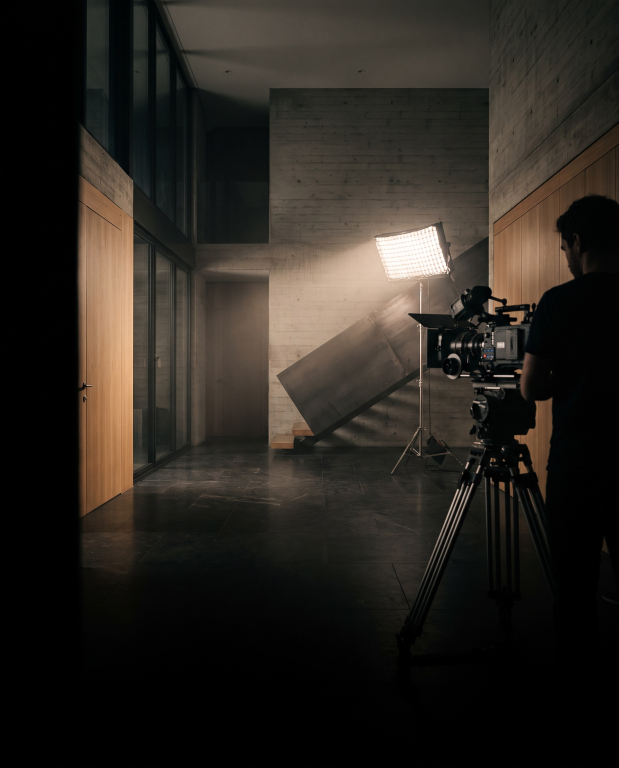
#> input picture atrio-instagram/src/img/cena-2.jpg, 1856 x 2304 px (shown at 1/3 size)
$ python -i deco.py   (imports and definitions only)
#> lines starting #> are read from the running program, lines starting #| are printed output that depends on the picture; after the words box and inside, x2 and y2 are one past the last pixel; in counts of white or black regions, pixels touching at a corner belong together
"""Kit de decoração natalina para fotos (render local, sem créditos).

Só quatro itens, todos em LED branco-quente:
  - pisca-pisca (cordão de micro LEDs)
  - chuva de meteoros (tubos pendurados na árvore)
  - cascata (fios pendentes no beiral)
  - rena de mangueira luminosa

Os itens são pintados sobre a foto diurna como objetos reais; depois a
foto inteira é regradada para a noite e cada LED ilumina os pixels reais
ao redor dele:

    noite = foto * (luz_ambiente + luz_dos_LEDs) + brilho_dos_LEDs

Assim a casa, as plantas e o terreno não são redesenhados.
"""
from __future__ import annotations

import math
import random

import cv2
import numpy as np

WARM = (1.00, 0.66, 0.34)      # branco-quente (linear RGB)
P_WIRE = (26, 46, 30)          # fio verde-escuro do pisca-pisca (sRGB)
P_TUBE = (226, 222, 210)       # tubo/mangueira translúcidos apagados

KINDS = {  # núcleo (sigma px), brilho, reflexos [(sigma, ganho)]
    "micro": dict(core=1.5, emit=3.0, spill=[(9, 0.55), (26, 0.07)]),
    "bulb":  dict(core=3.0, emit=3.4, spill=[(20, 0.80), (58, 0.15)]),
}
SPILL_DS = 4


def srgb_to_lin(u8):
    x = u8.astype(np.float32) / 255.0
    return np.where(x <= 0.04045, x / 12.92, ((x + 0.055) / 1.055) ** 2.4)


def lin_to_srgb(x):
    x = np.clip(x, 0, 1)
    return np.where(x <= 0.0031308, x * 12.92, 1.055 * x ** (1 / 2.4) - 0.055)


def tonemap(x, white=3.5):
    return x * (1 + x / (white * white)) / (1 + x)


# [39 lines left out: functions along, chaikin, curve, not called in this run]


def _bgr(rgb, k=1.0):
    return tuple(int(max(0, min(255, c * k))) for c in rgb[::-1])


# [11 lines left out: function _splat, not called in this run]


# Rena de mangueira luminosa, de perfil, olhando para a esquerda.
# Unidades arbitrárias: x 0..100, y -6 (ponta da galhada) .. 118 (cascos).
RENA_CLOSED = [[(8, 30), (20, 21), (27, 19), (31, 22), (38, 38), (44, 47), (60, 46),
                (76, 47), (86, 52), (88, 57), (87, 68), (90, 84), (86, 96), (87, 118),
                (82, 118), (81, 97), (80, 86), (74, 75), (62, 72), (46, 72), (45, 90),
                (44, 118), (39, 118), (39, 92), (37, 72), (33, 62), (29, 45), (23, 33),
                (12, 35)]]
RENA_OPEN = [
    [(39, 71), (31, 90), (26, 104), (25, 118), (30, 118), (31, 105), (36, 92), (44, 74)],
    [(70, 73), (72, 88), (68, 100), (69, 118), (74, 118), (74, 100), (78, 88), (77, 76)],
    [(50, 47), (53, 60), (50, 72)], [(62, 46), (65, 59), (62, 72)],
    [(74, 47), (77, 60), (74, 74)],
    [(28, 20), (34, 13), (32, 22)],                                   # orelha
    [(25, 19), (24, 10), (19, 3), (18, -6)], [(24, 10), (29, 4), (28, -3)],
    [(21, 5), (15, 2)],                                               # galhada 1
    [(29, 19), (33, 9), (39, 4), (44, -4)], [(33, 9), (38, 11), (43, 9)],
    [(39, 4), (38, -3)],                                              # galhada 2
    [(88, 55), (93, 52), (91, 58)],                                   # rabo
]
RENA_H = 124.0


class Deco:
    def __init__(self, path, sky_polys=(), far_polys=(), seed=11,
                 ambient=(0.088, 0.112, 0.176), sky_tint=(0.040, 0.064, 0.135),
                 sky_gain=1.0, far_gain=0.6):
#> called with path = '../../atrio-instagram/src/img/cena-2.jpg', sky_polys = (), far_polys = (), seed = 11, ambient = (0.088, 0.112, 0.176), sky_tint = (0.04, 0.064, 0.135), sky_gain = 1, far_gain = 0.6
        self.rng = random.Random(seed)
        self.src = cv2.imread(path)
#> self.src is the input picture: shape (2304, 1856, 3); mean B, G, R 31.9, 37.7, 42.4
        assert self.src is not None, path
        self.paint = self.src.copy()            # foto diurna + itens pintados
        self.H, self.W = self.src.shape[:2]
        self.ambient = np.array(ambient, np.float32)
        self.sky_tint = np.array(sky_tint, np.float32)
        self.sky_gain = sky_gain
        self.far_gain = far_gain
        self.lights = []                         # (x, y, rgb, kind, gain, scale)
        self.washes = []                         # (x, y, sx, sy, rgb, alvo)
        self.glows = []                          # (x, y, sx, sy, rgb): só brilho
        self._masks(sky_polys, far_polys)

    # ------------------------------------------------------------------ máscaras
    def _masks(self, sky_polys, far_polys):
#> called with sky_polys = (), far_polys = ()
        b, g, r = [self.src[:, :, i].astype(np.int32) for i in range(3)]
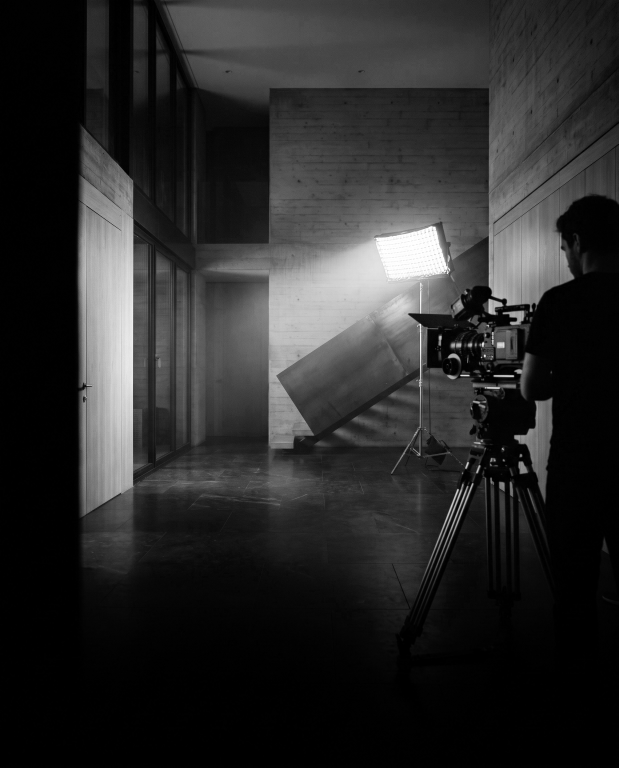
#> r: shape (2304, 1856) int32 (shown at 1/3 size); min 0, max 255, mean 42.4
        mx = np.maximum(np.maximum(r, g), b)
        lum = 0.2126 * r + 0.7152 * g + 0.0722 * b
        region = np.zeros((self.H, self.W), np.uint8)
        for poly in sky_polys:
            cv2.fillPoly(region, [np.array(poly, np.int32)], 1)
#> region: shape (2304, 1856); every value is 0
        sky = (region > 0) & (((b >= g - 8) & (b >= r - 10) & (lum > 78))
                              | ((b > r + 30) & (b > g + 10)))   # nuvens | azul
        sky = cv2.medianBlur(sky.astype(np.uint8) * 255, 5)
        self.sky = cv2.GaussianBlur(sky.astype(np.float32) / 255.0, (0, 0), 1.4)
#> self.sky: shape (2304, 1856) float32; every value is 0
        veg = (g >= r - 3) & (g >= b + 8) & (mx > 28)
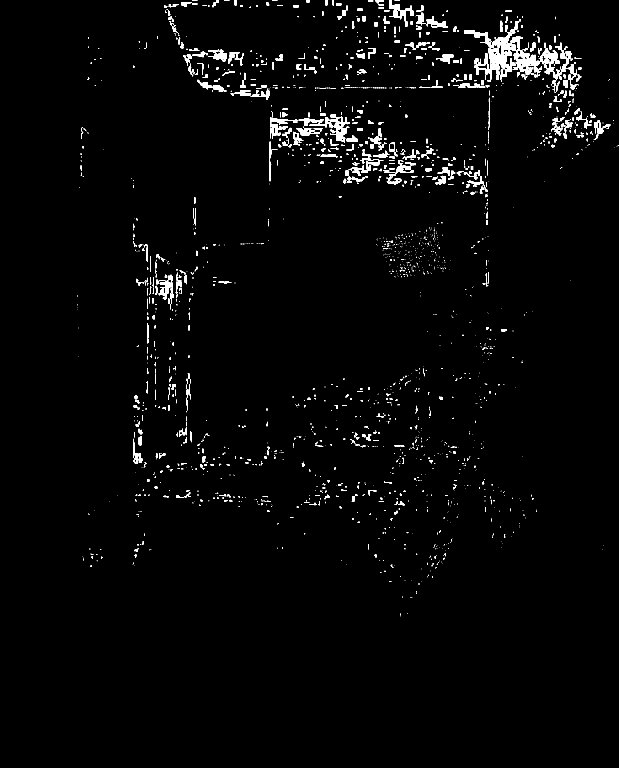
#> veg: shape (2304, 1856) bool (shown at 1/3 size); 1.9% white; 2209 white regions (1592 under 20 px), largest, box (x1, y1, x2, y2) and area: (1392, 64, 1696, 246) 14411, (896, 344, 1050, 385) 2146, (1168, 0, 1240, 64) 1464
        self.veg = cv2.GaussianBlur(veg.astype(np.float32), (0, 0), 2.0)
        # fundo distante (campo/rua além da cerca): não recebe luz dos LEDs,
        # exceto onde há folhagem do jardim na frente dele
        far = np.zeros((self.H, self.W), np.float32)
        for poly in far_polys:
            cv2.fillPoly(far, [np.array(poly, np.int32)], 1.0)
        self.far = cv2.GaussianBlur(far, (0, 0), 3.0) * (1 - self.sky) * (1 - self.veg)

    # ------------------------------------------------------------------ primitivas
    def light(self, x, y, color=WARM, kind="micro", gain=1.0, scale=1.0):
        self.lights.append((float(x), float(y), color, kind, gain, scale))

    def wash(self, x, y, sx, sy=None, color=WARM, gain=1.0, target="all"):
        """Luz difusa: alvo = all | veg (só folhagem) | ground."""
        self.washes.append((x, y, sx, sy or sx, tuple(c * gain for c in color), target))

    def wire(self, pts, color=P_WIRE, thick=1):
        p = np.round(np.array(pts, np.float32) * 16).astype(np.int32)
        cv2.polylines(self.paint, [p], False, _bgr(color), thick, cv2.LINE_AA, 4)

    # [122 lines left out: functions _emit_line, pisca, wrap, stems, meteor, cascata and 1 more, not called in this run]

    # ------------------------------------------------------------------ render
    def render(self, exposure=1.0, vignette=0.20, grain=0.006):
#> called with exposure = 1, vignette = 0.2, grain = 0.006
        H, W = self.H, self.W
        lumw = np.array([0.2126, 0.7152, 0.0722], np.float32)
        day0 = srgb_to_lin(self.src[:, :, ::-1])
#> in srgb_to_lin, `x = u8.astype(np.float32) / 255.0`:
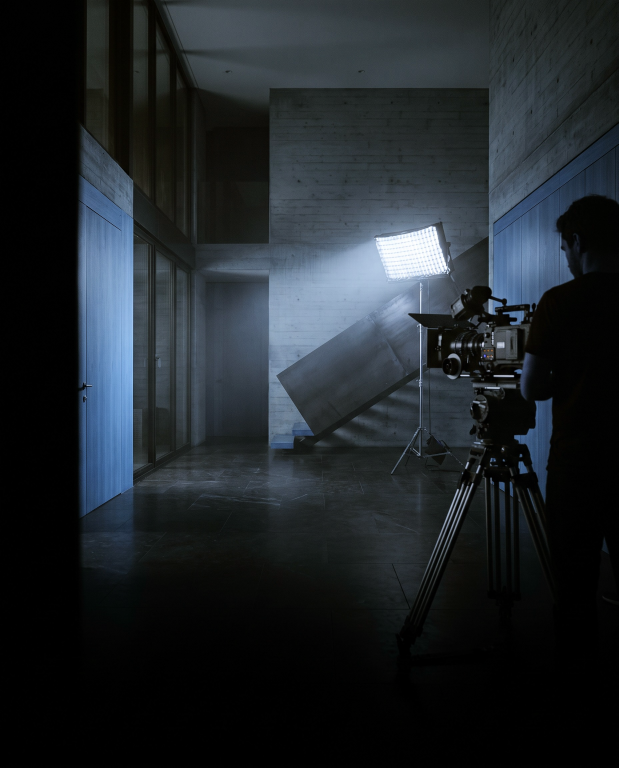
#> x: shape (2304, 1856, 3) float32 (shown at 1/3 size); mean of channels 0, 1, 2 0.165, 0.147, 0.125; drawn as B, G, R
        day = srgb_to_lin(self.paint[:, :, ::-1])
        desat = day * 0.6 + (day @ lumw)[..., None] * 0.4
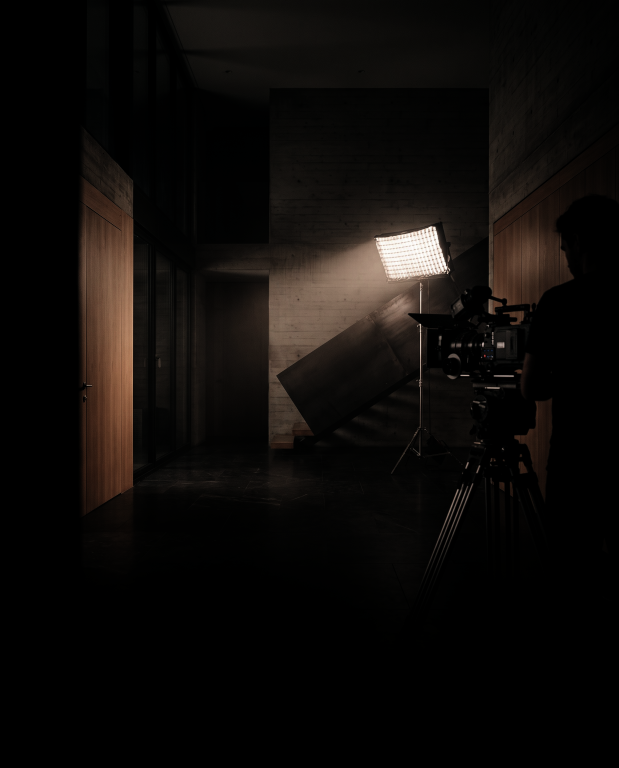
#> desat: shape (2304, 1856, 3) float32 (shown at 1/3 size); mean R, G, B 0.0573, 0.0465, 0.0388
        sky = self.sky[..., None]
        far = self.far[..., None]

        # ambiente: chão ao luar + céu de anoitecer
        yy = np.linspace(0, 1, H, dtype=np.float32)[:, None, None]
        sky_col = self.sky_tint * self.sky_gain * (0.30 + 1.25 * (day0 @ lumw)[..., None]) \
            * (0.75 + 0.6 * yy)
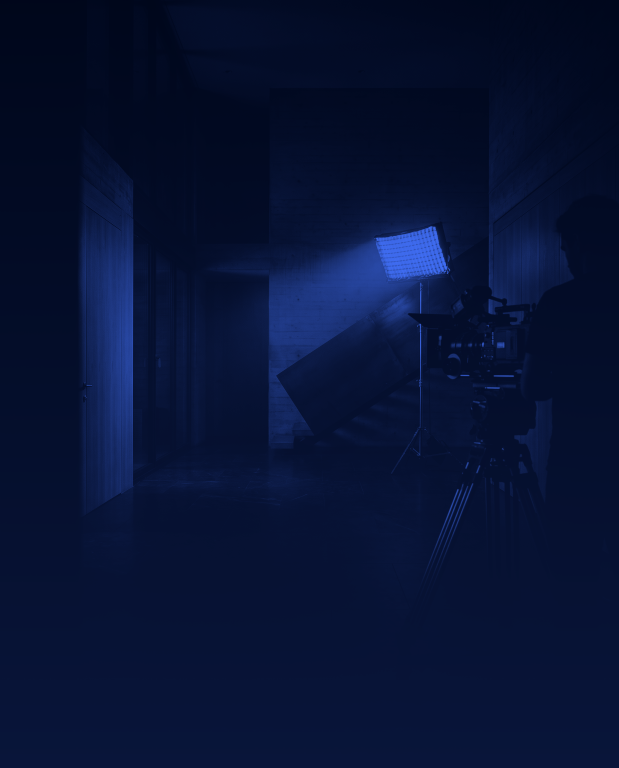
#> sky_col: shape (2304, 1856, 3) float32 (shown at 1/3 size); mean R, G, B 0.0151, 0.0236, 0.049; drawn with min black and max white
        ground = desat * self.ambient * (1 - (1 - self.far_gain) * far)
        out = ground * (1 - sky) + sky_col * sky

        # reflexos dos LEDs (1/4 da resolução)
        ds = SPILL_DS
        h2, w2 = H // ds + 1, W // ds + 1
        sp = {k: np.zeros((h2, w2, 3), np.float32) for k in ("all", "veg", "ground")}
        emit = np.zeros((H, W, 3), np.float32)
        for x, y, color, kind, gain, sc in self.lights:
            k = KINDS[kind]
            c = np.array(color, np.float32) * gain
            for sg, g in k["spill"]:
                s = max(0.8, sg * sc / ds)
                _splat(sp["all"], x / ds, y / ds, s, s, c * g)
            sg = max(0.7, k["core"] * sc)
            _splat(emit, x, y, sg, sg, c * k["emit"])
            _splat(emit, x, y, sg * 2.3, sg * 2.3, c * k["emit"] * 0.22)
#> emit: shape (2304, 1856, 3) float32; every value is 0
        for x, y, sx, sy, c in self.glows:
            _splat(emit, x, y, sx, sy, c)
        for x, y, sx, sy, c, target in self.washes:
            _splat(sp[target], x / ds, y / ds, max(0.8, sx / ds), max(0.8, sy / ds), c)
        up = lambda b: cv2.resize(b, (W, H), interpolation=cv2.INTER_LINEAR)
        near = (1 - sky) * (1 - 0.9 * far)
#> near: shape (2304, 1856, 1) float32; every value is 1
        illum = (up(sp["all"]) + up(sp["veg"]) * self.veg[..., None] + up(sp["ground"])) * near
        out += day * illum

        # halo
        small = cv2.resize(emit, (W // 4, H // 4), interpolation=cv2.INTER_AREA)
#> small: shape (576, 464, 3) float32; every value is 0
        halo = cv2.GaussianBlur(small, (0, 0), 2.2) * 0.55 \
            + cv2.GaussianBlur(small, (0, 0), 9) * 0.38
        out += emit + up(halo)

        img = tonemap(out * exposure)
        yv, xv = np.mgrid[0:H, 0:W].astype(np.float32)
        r2 = ((xv / W - 0.5) ** 2 + (yv / H - 0.5) ** 2) / 0.5
        img *= (1 - vignette * r2 ** 1.3)[..., None]
        res = lin_to_srgb(img)
#> in lin_to_srgb, `return np.where(x <= 0.0031308, x * 12.92, 1.055 * x ** (1 / 2.4) - 0...`:
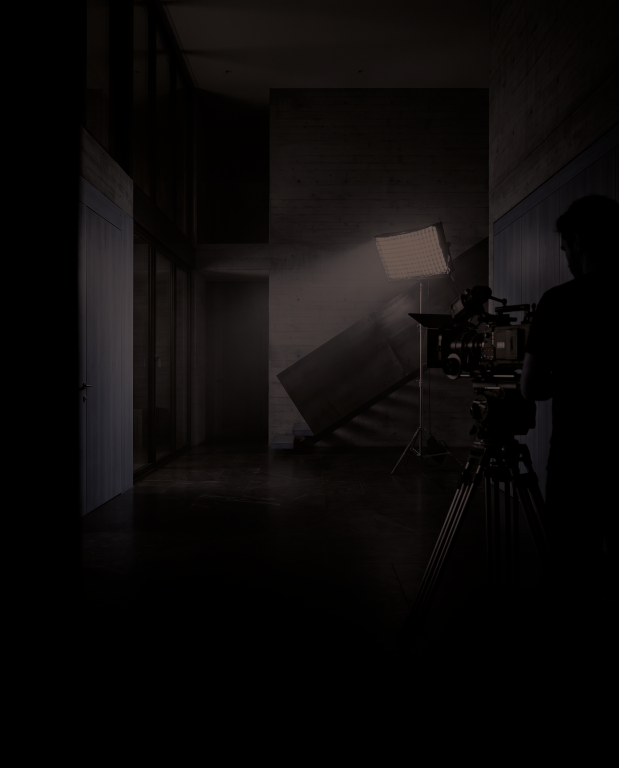
#> returned value: shape (2304, 1856, 3) float32 (shown at 1/3 size); mean of channels 0, 1, 2 0.0378, 0.0397, 0.0476; drawn as B, G, R
        if grain:
            rng = np.random.default_rng(1)
            res = res + rng.normal(0, grain, (H, W)).astype(np.float32)[..., None]
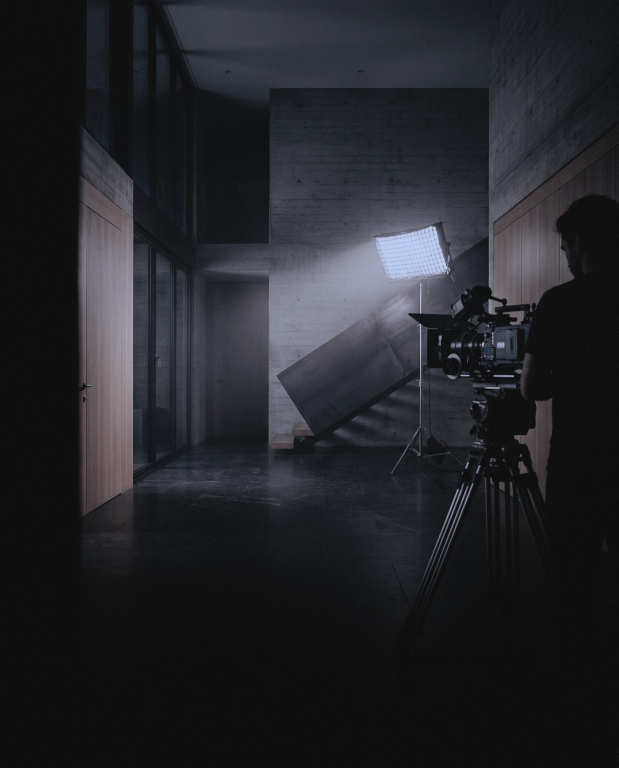
#> res: shape (2304, 1856, 3) float32 (shown at 1/3 size); mean R, G, B 0.0381, 0.04, 0.0479; drawn with min black and max white
        return (np.clip(res, 0, 1) * 255 + 0.5).astype(np.uint8)[:, :, ::-1]

>>> result = Deco('../../atrio-instagram/src/img/cena-2.jpg').render()

$ run again, on atrio-instagram/src/img/cena-3.jpg
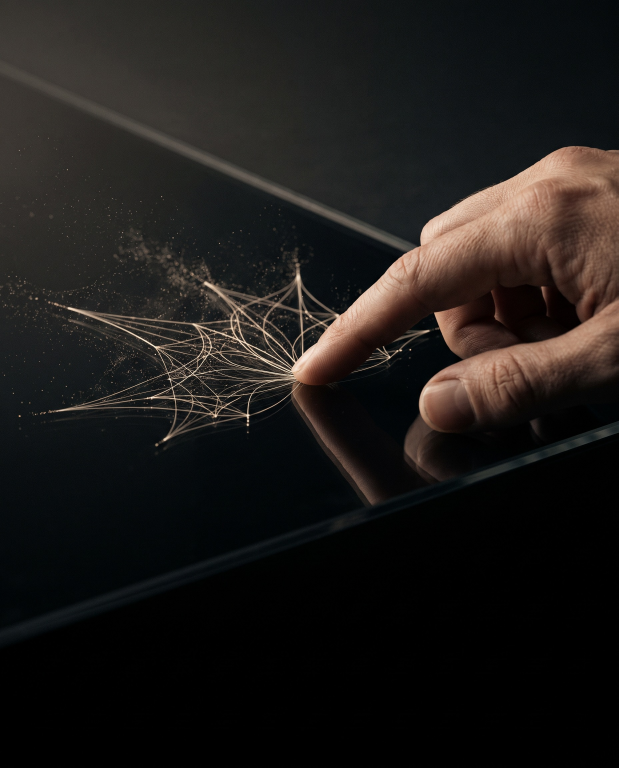
#> input picture atrio-instagram/src/img/cena-3.jpg, 1856 x 2304 px (shown at 1/3 size)
#> in __init__, self.src is the input picture: shape (2304, 1856, 3); mean B, G, R 25, 26.9, 29.7
#> self.sky: shape (2304, 1856) float32; every value is 0
#> in _masks, `veg = (g >= r - 3) & (g >= b + 8) & (mx > 28)`:
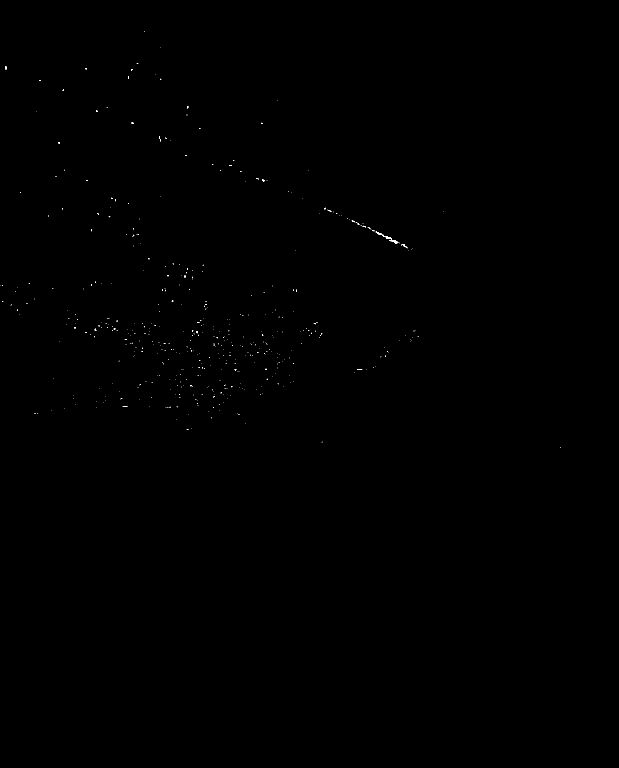
#> veg: shape (2304, 1856) bool (shown at 1/3 size); 0.05% white in thin lines or dots, all inside (x1, y1, x2, y2) = (1, 94, 1682, 1344)
#> in render, `ground = desat * self.ambient * (1 - (1 - self.far_gain) * far)`:
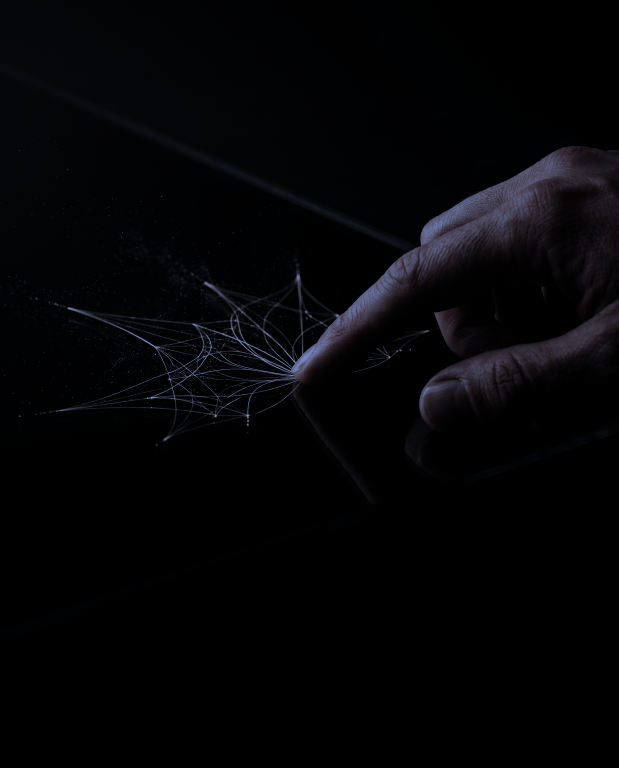
#> ground: shape (2304, 1856, 3) float32 (shown at 1/3 size); mean R, G, B 0.00309, 0.0031, 0.00424; drawn with min black and max white
#> near: shape (2304, 1856, 1) float32; every value is 1
#> small: shape (576, 464, 3) float32; every value is 0
